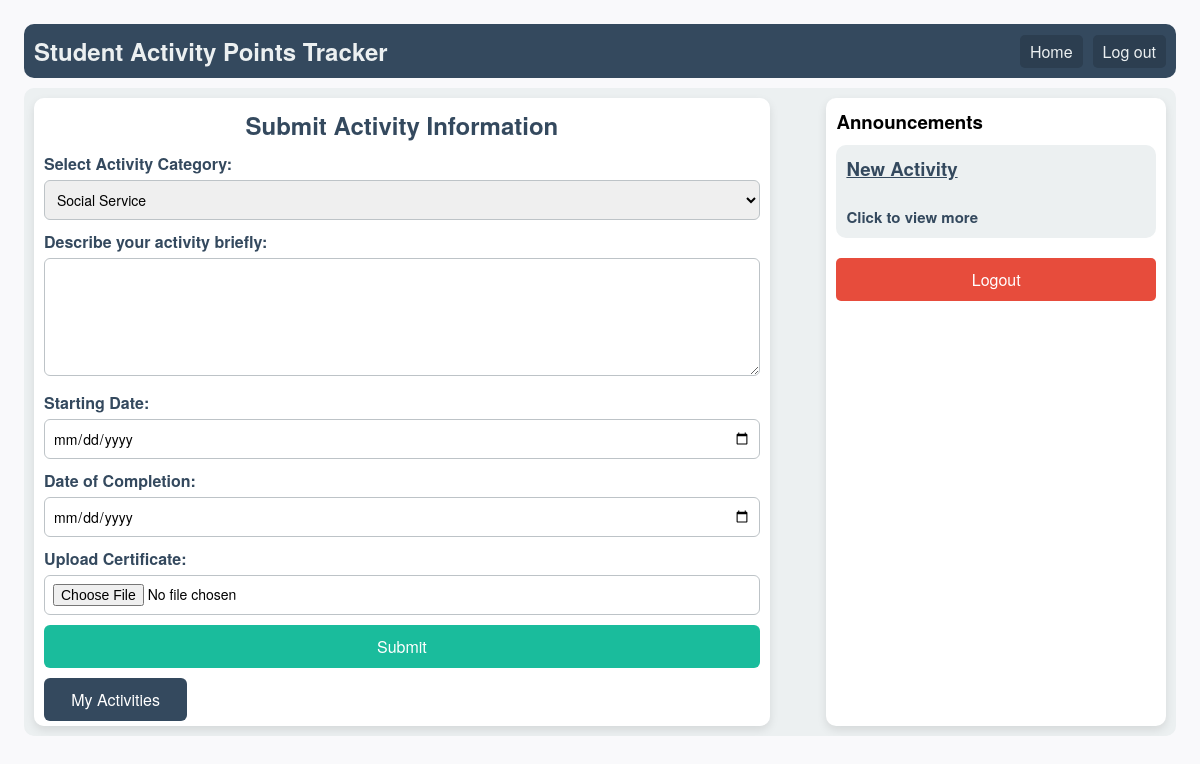
The app's page /dashboard/ (signed in), older data.
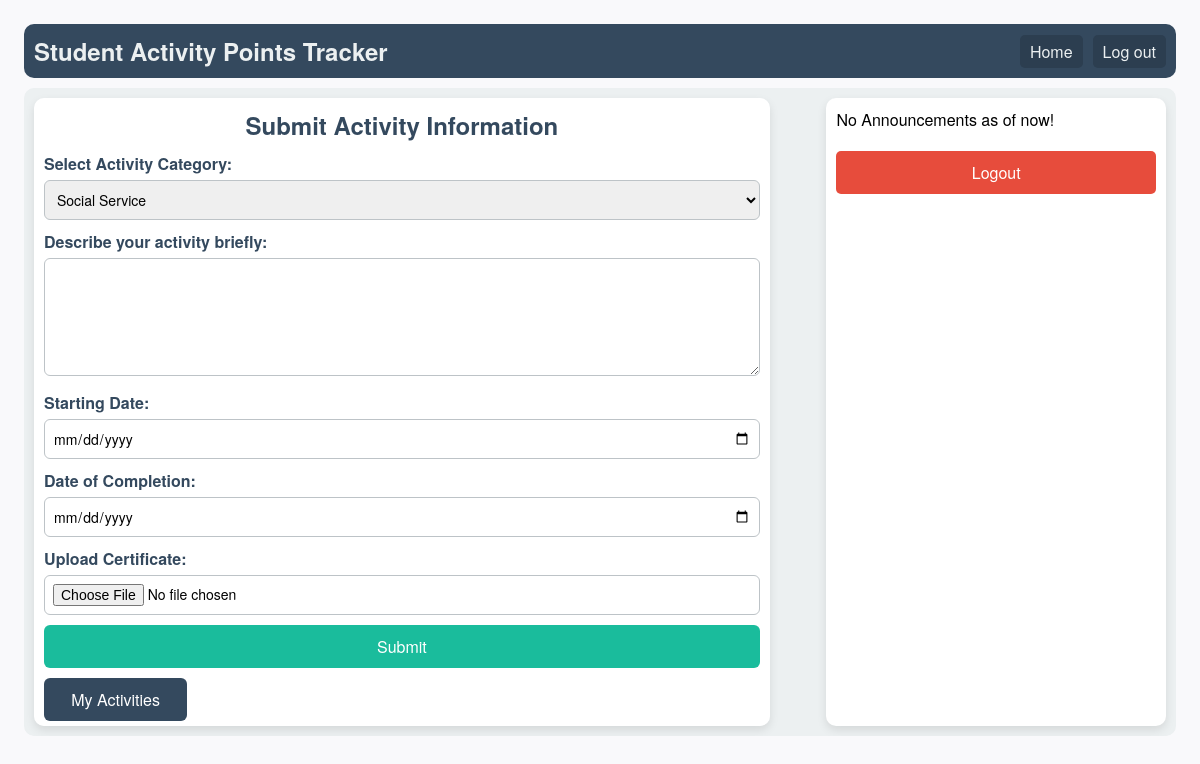
The same page, newer data.
### activityPointsApp/models.py (models this page shows, shortened)
class Announcement(models.Model):
    title = models.CharField(max_length=255)
    content = models.TextField()
    date_posted = models.DateTimeField(default=timezone.now)
    posted_by = models.ForeignKey(Teacher, on_delete=models.CASCADE)
    activity_link = models.URLField(blank=True, null=True)  # Link related to an activity

### activityPointsApp/views.py (the view, shortened to what this page needs)
# urls.py: path('dashboard/', dashboard, name='dashboard'),
def dashboard(request):
    if 'student_id' not in request.session:
        return redirect('login')
    student_id = request.session['student_id']
    student = Student.objects.get(id=student_id)
    categories = ActivityCategory.objects.all()
    activities = student.activities.all()
    announcements = Announcement.objects.all()
    return render(request, 'dashboard.html', {'categories': categories, 'activities': activities, 'announcements': announcements})

### activityPointsApp/templates/dashboard.html (shortened to what this page needs)
{% load static %}
<!DOCTYPE html>
<html lang="en">
<head>
    <link rel="stylesheet" href="{% static 'dashboard.css' %}">
</head>
<body>
    <div class="container">
        <div class="header">
            <div class="app-name">Student Activity Points Tracker</div>
            <div class="nav">
                <a class="nav-item" href="{% url 'home' %}">Home</a>
                <a class="nav-item" href="{% url 'logout' %}">Log out</a>
            </div>
        </div>
        <div class="content">
            <div class="main-content">
                <h2>Submit Activity Information</h2>
                <form method="post" enctype="multipart/form-data">
                    <div class="form-group">
                        <label for="category">Select Activity Category:</label>
                        <select id="category" name="category" required>
                            {% for category in categories %}
                                <option value="{{ category.id }}">{{ category.name }}</option>
                            {% endfor %}
                        </select>
                    </div>
                    <div class="form-group">
                        <label for="description">Describe your activity briefly:</label>
                        <textarea name="description" id="description" rows="5" required></textarea>
                    </div>
                    <div class="form-group">
                        <label for="start_date">Starting Date:</label>
                        <input type="date" id="start_date" name="start_date" required>
                    </div>
                    <div class="form-group">
                        <label for="end_date">Date of Completion:</label>
                        <input type="date" id="end_date" name="end_date" required>
                    </div>
                    <div class="form-group">
                        <label for="cert_file">Upload Certificate:</label>
                        <input type="file" id="cert_file" name="cert_file">
                    </div>
                    <button type="submit" class="btn">Submit</button>
                </form>
                <div class="my-activities-btn"><a href="{% url 'studentActivities' request.session.student_id %}">My Activities</a></div>
            </div>
            <div class="announcements">
                {% if announcements %}
                    <h3>Announcements</h3>
                    <div class="announcement-list">
                        {% for announcement in announcements %}
                            <div class="announcement">
                                <h3>{{ announcement.title }}</h3><br>
                                <a href="{% url 'activity_detail' announcement.id %}">Click to view more</a>
                            </div>
                        {% endfor %}
                    </div>
                {% else %}
                No Announcements as of now!
                {% endif %}
                <a href="{% url 'logout' %}" class="logout-btn">Logout</a>
            </div>
        </div>
    </div>
</body>
</html>

Row changes from the older to the newer data that the page shows:
removed Announcement: title "New Activity"
Text that changed along with them:
text no longer shown: "Announcements"
text now shown: "No Announcements as of now!"
